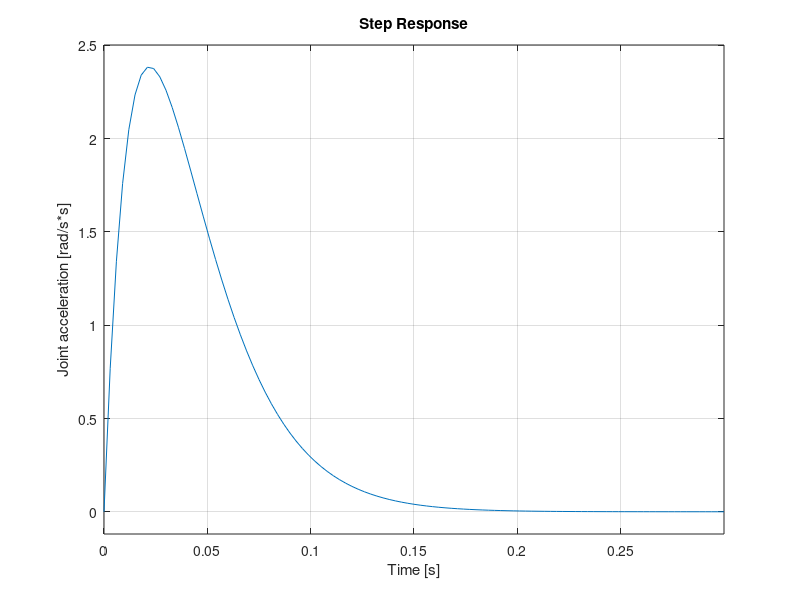

This chart was generated by the following MATLAB code:
L = 0.1;
R = 5;
n = 15;
dur = 0.3;

kt = 0.022;
kb = 0.02;

jeq = 0.00005;
beq = 0.002;

b2 = L*jeq;
b1 = L*beq+R*jeq;
b0 = R*beq+kb*kt;
a0 = kt/n;

Psys=tf ([a0] , [b2 b1 b0 0]);
subplot(311); step(Psys, dur); ylabel('Joint Position [rad]'); grid on;

Vsys=tf ([a0] , [b2 b1 b0]);
subplot(312); step(Vsys, dur); ylabel('Joint Velocity [rad/s]'); grid on; xlabel('Time [s]');

Asys=tf ([a0 0] , [b2 b1 b0]);
subplot(313); step(Asys, dur); ylabel('Joint acceleration [rad/s*s]'); grid on; xlabel('Time [s]');